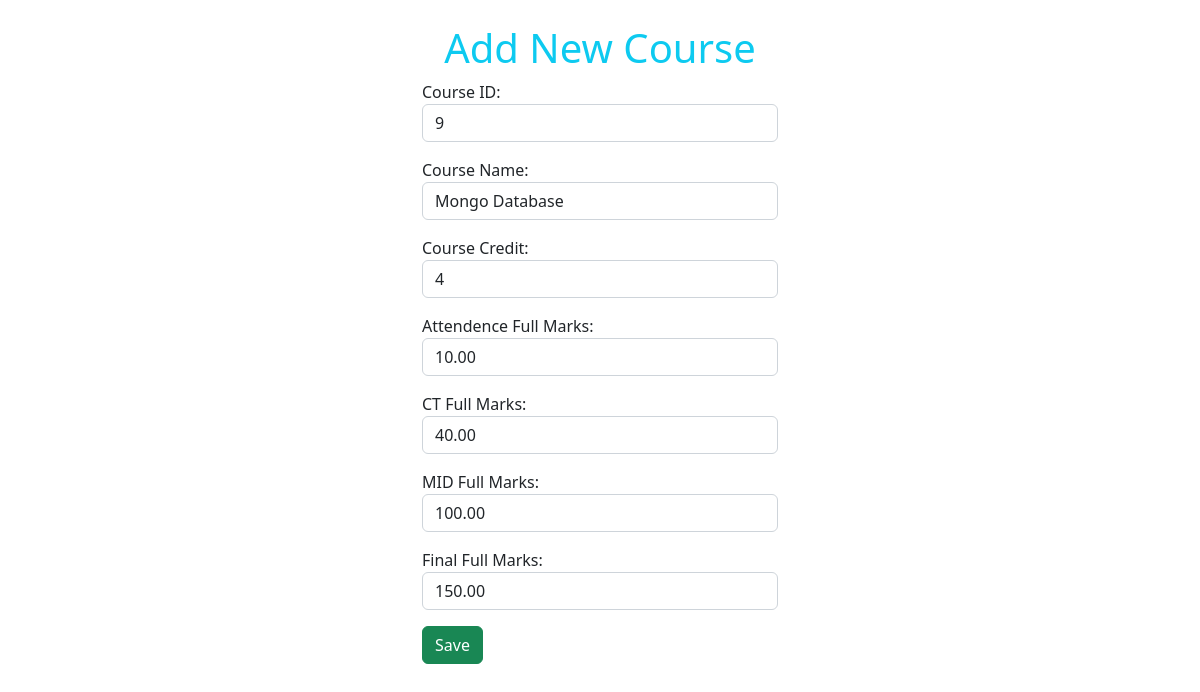
The app's page /courseapp/edit/14/ with its own data.
### courseapp/models.py (models this page shows, shortened)
class Course(models.Model):
    crs_id = models.PositiveSmallIntegerField(verbose_name="Course ID")
    crs_name = models.CharField(verbose_name="Course Name", max_length=20, blank=True, null=True)
    crs_credit = models.PositiveSmallIntegerField(verbose_name="Course Credit", default=4)
    crs_at_marks = models.DecimalField(verbose_name="Attendence Full Marks", max_digits=5, decimal_places=2, default=10)
    crs_ct_marks = models.DecimalField(verbose_name="CT Full Marks", max_digits=5, decimal_places=2, default=40)
    crs_mid_marks = models.DecimalField(verbose_name="MID Full Marks", max_digits=5, decimal_places=2, default=100)
    crs_final_marks = models.DecimalField(verbose_name="Final Full Marks", max_digits=5, decimal_places=2, default=150)

### courseapp/views.py (the view)
# urls.py: path("edit/<int:id>/", views.edit, name='editC'),
def edit(request,id):
    course_match = models.Course.objects.get(id=id)
    varEditForm = forms.CourseForm(instance=course_match)
    return render(request, "courseapp/edit.html", {"editForm": varEditForm, "course_obj": course_match})

### courseapp/forms.py
class CourseForm(forms.ModelForm):
    class Meta:
        model = models.Course
        fields = "__all__"
        widgets = {
            "crs_id":forms.TextInput(attrs={'class':'form-control'}),
            "crs_name":forms.TextInput(attrs={'class':'form-control'}),
            "crs_credit":forms.TextInput(attrs={'class':'form-control'}),
            "crs_at_marks":forms.TextInput(attrs={'class':'form-control'}),
            "crs_ct_marks":forms.TextInput(attrs={'class':'form-control'}),
            "crs_mid_marks":forms.TextInput(attrs={'class':'form-control'}),
            "crs_final_marks":forms.TextInput(attrs={'class':'form-control'}),
        }

### templates/courseapp/edit.html (shortened to what this page needs)
{% load static %}
<!DOCTYPE html>
<html lang="en">
<head>
    <link rel="stylesheet" href="{% static 'studentapp/css/style.css' %}">
    <link rel="stylesheet" href="{% static 'bootstrap.min.css' %}">
</head>
<body>
    <div class="container">
        <div class="row">
            <div class="col-4"></div>
            <div class="col-4">
                <h1 class="text-info text-center mt-4">Add New Course</h1>
                <form method="post" action="{% url 'updateC' course_obj.id %}">
                    {{ editForm.as_p }}
                    <input type="submit" value="Save" class="btn btn-success">
                </form>
            </div>
            <div class="col-4"></div>
        </div>
    </div>
</body>
</html>

### records on screen
Course: crs_id "9", crs_name "Mongo Database", crs_credit "4", crs_at_marks "10.00", crs_ct_marks "40.00", crs_mid_marks "100.00", crs_final_marks "150.00"
